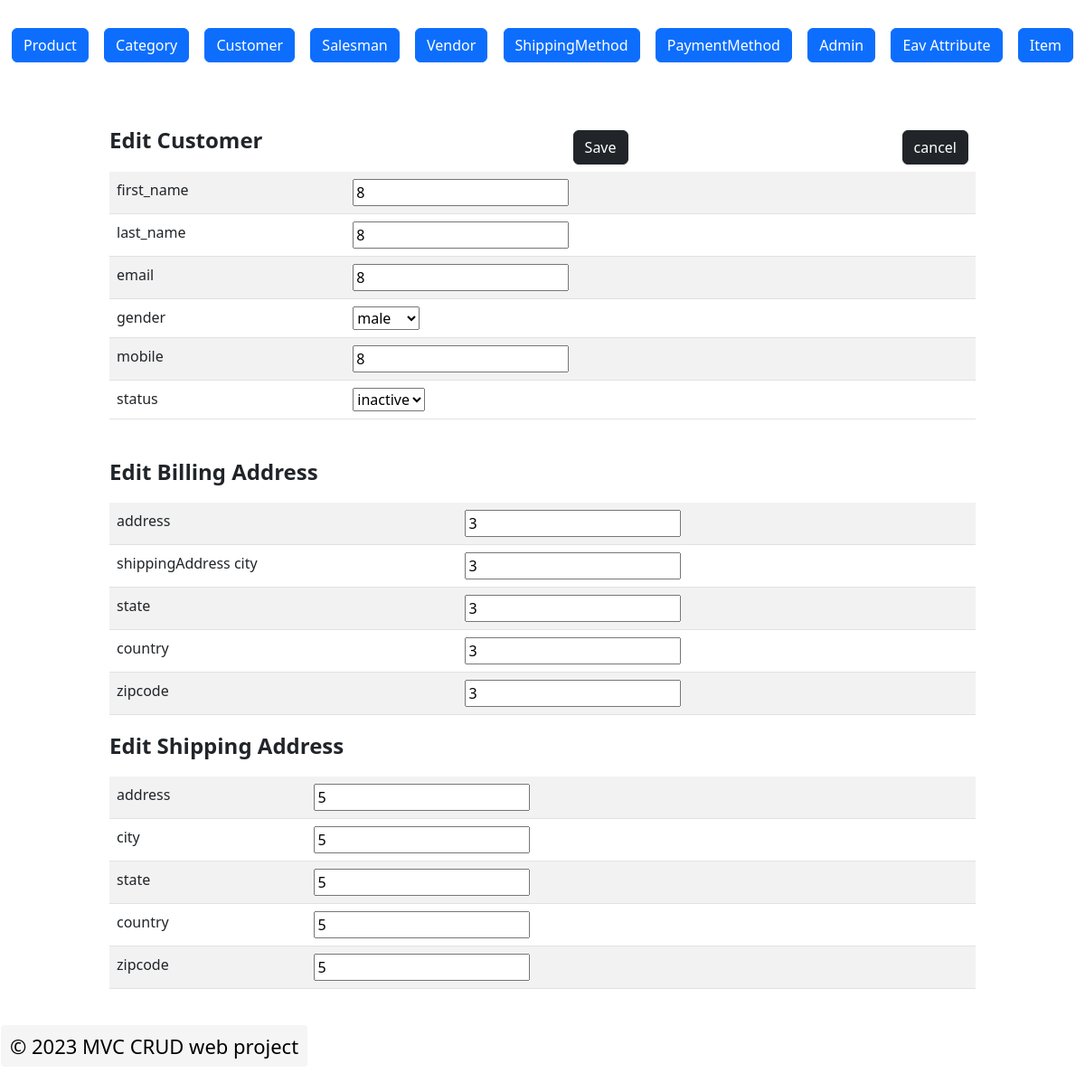
The page /index.php?c=customer&a=edit&customer_id=24 on the database its author committed.
### tables this page shows
CREATE TABLE `customer` (
  `customer_id` int(11) NOT NULL,
  `billing_address_id` int(11) DEFAULT NULL,
  `shipping_address_id` int(11) DEFAULT NULL,
  `first_name` varchar(255) NOT NULL,
  `last_name` varchar(255) NOT NULL,
  `email` varchar(255) NOT NULL,
  `gender` enum('male','female') NOT NULL,
  `mobile` int(10) NOT NULL,
  `status` tinyint(4) NOT NULL,
  `created_at` datetime DEFAULT NULL,
  `updated_at` datetime DEFAULT NULL
);

CREATE TABLE `customer_address` (
  `address_id` int(11) NOT NULL,
  `customer_id` int(11) NOT NULL,
  `address` varchar(11) NOT NULL,
  `city` varchar(11) NOT NULL,
  `state` varchar(11) NOT NULL,
  `country` varchar(11) NOT NULL,
  `zipcode` varchar(11) NOT NULL
);

### Block/Core/Template.php (called while the page is built, shortened)
<?php
class Block_Core_Template extends Model_Core_View
{
	protected $children = [];
	public function getChildren()
	{
		return $this->children;
	}
	public function addChild($key, $value)
	{
		$this->children[$key] = $value;
		return $this;
	}
}

### Model/Core/View.php (called while the page is built, shortened)
<?php
class Model_Core_View
{
	protected $template = null;
	protected $data = [];
	public function setTemplate($template)
	{
		$this->template = $template;
		return $this;
	}
	public function getTemplate()
	{
		return $this->template;
	}
	public function setData($data)
	{
		$this->data = $data;
		return $this;
	}
	public function getData($key = null)
	{
		if (array_key_exists($key, $this->data)) {
			return $this->data[$key];
		}
		return null;
	}
	public function render()
	{
		require "View" . DS . $this->getTemplate();
	}
	public function getUrl($action = null, $controller = null, $param = [], $reset = false)
	{
		return Ccc::getModel('Core_Url')->getUrl($action, $controller, $param, $reset);
	}
}

### Controller/Customer.php (called while the page is built, shortened)
<?php
class Controller_Customer extends Controller_Core_Action
{
	public function editAction()
	{
		try {
			$customerId = (int) Ccc::getModel('Core_Request')->getParam('customer_id');
			$layout = $this->getLayout();
			$customer = Ccc::getModel('customer')->load($customerId);
			$billingAddress = Ccc::getModel('Customer_Address')->load($customer->billing_address_id);
			$shippingAddress = Ccc::getModel('Customer_Address')->load($customer->shipping_address_id);
			$edit = $layout->createBlock('customer_Edit')->setData(['customer'=>$customer, 'billingAddress' => $billingAddress, 'shippingAddress' => $shippingAddress]);
			$layout->getChild('content')->addChild('edit',$edit);
			$layout->render();
		} catch (Exception $e) {
			Ccc::getModel('Core_View')->getMessage()->addMessages($e->getMessage(),Model_Core_Message::FAILURE);
		}
	}
}
?>

### index.php (called while the page is built, shortened)
<?php
spl_autoload_register(function ($className) {
    $classPath = str_replace('_', '/', $className);
});
class Ccc
{
	public static function init()
	{
		$front = new Controller_Core_Front();
		$front->init();
	}
	public static function getModel($className)
	{
		return new $className();
	}
}
Ccc::init();
?>

### Block/Customer/Edit.php (called while the page is built, shortened)
<?php
class Block_Customer_Edit extends Block_Core_Template
{
	public function getCustomer()
	{
		$customer = $this->getData('customer');
		$billingAddress = $this->getData('billingAddress');
		$shippingAddress = $this->getData('shippingAddress');
		$final = [$customer, $billingAddress, $shippingAddress];
		return $final;
	}
	public function getBillingAddress()
    {
		$billingAddressId = $this->getData('customer')->billing_address_id;
		$address = Ccc::getModel('Customer_Address');
        $sql = "SELECT * FROM `{$address->getResourceName()}` WHERE `{$address->getPrimaryKey()}` = '{$billingAddressId}'";
        $billingAddress = $address->fetchRow($sql);
        return $billingAddress;
    }
    public function getShippingAddress()
    {
		$shippingAddressId = $this->getData('customer')->shipping_address_id;
        $address = Ccc::getModel('Customer_Address');
        $sql = "SELECT * FROM `{$address->getResourceName()}` WHERE `{$address->getPrimaryKey()}` = '{$shippingAddressId}'";
        $shippingAddress = $address->fetchRow($sql);
        return $shippingAddress;
    }
}

### Model/Core/Table.php (called while the page is built, shortened)
<?php
class Model_Core_Table
{
	protected $data = [];
	protected $resource = null;
	public function setResource($resource)
	{
		$this->resource = $resource;
		return $this;
	}
	public function getResource()
	{
		if ($this->resource) {
			return $this->resource;
		}
		$resource = new ($this->resourceClass)();
		return $resource;
	}
	public function getId()
	{
		$primaryKey = $this->getResource()->getPrimaryKey();
		return $this->$primaryKey;
	}
	public function getResourceName()
	{
		return $this->getResource()->getResourceName();
	}
	public function getPrimaryKey()
	{
		return $this->getResource()->getPrimaryKey();
	}
	public function __get($key)
	{
		return $this->data[$key];
	}
	public function load($id, $column = null)
	{
		if (!$column) {
			$column = $this->getPrimaryKey();
		}
		$query = "SELECT * FROM `{$this->getResourceName()}` WHERE `{$column}` = {$id}";
		$result = $this->getResource()->fetchRow($query);
		if ($result) {
			$this->data = $result;
		}
		return $this;
	}
	public function fetchRow($query)
	{
		$result = $this->getResource()->fetchRow($query);
		if ($result) {
			$this->data = $result ;
			return $this;
		}
		return false;
	}
}
?>

### Model/Core/Table/Resource.php (called while the page is built, shortened)
<?php
class Model_Core_Table_Resource
{
	protected $resourceName = null;
	protected $primaryKey = null;
	public function getAdapter()
	{
		$adapter = new Model_Core_Adapter();
		return $adapter;
	}
	public function setResourceName($resourceName)
	{
		$this->resourceName = $resourceName;
		return $this;
	}
	public function getResourceName()
	{
		return $this->resourceName;
	}
	public function setPrimaryKey($primaryKey)
	{
		$this->primaryKey = $primaryKey;
		return $this;
	}
	public function getPrimaryKey()
	{
		return $this->primaryKey;
	}
	public function fetchRow($query)
	{
		return $this->getAdapter()->fetchRow($query);
	}
}
?>

### Model/Core/Adapter.php (called while the page is built, shortened)
	<?php
class Model_Core_Adapter {
	public $config = [
		'host' => 'localhost',
		'username'=>'root',
		'password' => '',
		'dbname' => 'newmvc-hirenasodiya'
	];
	public function connect()
	{
		$connect = mysqli_connect(
		$this->config['host'],
		$this->config['username'],
		$this->config['password'],
		$this->config['dbname']);
		return $connect;
	}
	public function fetchRow($query)
	{
		$connect = $this->connect();
		$result = mysqli_query($connect,$query);
		if($result->num_rows > 0)
		{
			return $result->fetch_assoc();
		}
		return false;
	}
}
?>

### Model/Core/Url.php (called while the page is built)
<?php
require_once'Model/Core/Request.php';
class Model_Core_Url
{
	public function getUrl($action = null, $controller = null, $param = [], $reset = false)
	{
		$result = new Model_Core_Request();
		$final = $result->getParam();
		if ($reset) {
			$final = [];
		}
		if ($controller) {
			$final['c'] = $controller;
		}
		else{
			$final['c'] = $result->getControllerName();
		}
		if ($action) {
			$final['a'] = $action;
		}
		else{
			$final['a'] = $result->getActionName();
		}
		if ($param) {
			$final = array_merge($final, $param);
		}
		$queryString = http_build_query($final);
		$requesturl = trim($_SERVER['REQUEST_URI'], $_SERVER['QUERY_STRING']);
		return $url = $_SERVER['REQUEST_SCHEME'].'://'.$_SERVER['HTTP_HOST'].$requesturl.$queryString;
	}
}
?>

### Model/Core/Request.php (called while the page is built, shortened)
<?php
class Model_Core_Request
{
	public function getParam($key = null , $value = null)
	{
		if($key == 	null)
		{
			return $_GET;
		}
		if(array_key_exists($key, $_GET))
		{
			return $_GET[$key];
		}
		return $value;
	}
}
?>

### Model/Customer/Resource.php (called while the page is built, shortened)
<?php
class Model_Customer_Resource extends Model_Core_Table_Resource
{
	public function getStatusOptions()
	{
		return [
			Model_Customer::STATUS_ACTIVE => Model_Customer::STATUS_ACTIVE_LBL,
			Model_Customer::STATUS_INACTIVE => Model_Customer::STATUS_INACTIVE_LBL
		];
	}
}

### Model/Customer.php (called while the page is built, shortened)
<?php
class Model_Customer extends Model_Core_Table
{
    public function getStatus()
    {
        if ($this->status) {
            return $this->status;
        }
        return self::STATUS_DEFAULT;
    }
}
?>

### View/customer/edit.phtml (the view, shortened to what this page needs)
<?php
$final = $this->getCustomer();
$customer = $final[0];
$billingAddress = $this->getBillingAddress();
$shippingAddress = $this->getShippingAddress();
?>
<form action="<?php echo $this->getUrl('save','customer', ['customer_id' => $customer->getId()]);?>" method="post">
<div class="d-flex align-items-center justify-content-sm-between">
		<p class="fw-bolder fs-4">Edit Customer</p>
			<button class="btn btn-dark ms-5">Save</button>
			<div class="m-2 mx-2"><a class="btn btn-dark pull-right" href="<?php echo $this->getUrl('grid','customer', [], true);?>">cancel</a></div>
		</div>
<table class="table table-striped">
	<tr>
		<td>
			<label>first_name</label>
		</td>
		<td>
			<input type="text" name="customer[first_name]" value="<?php echo $customer->first_name ?>">
		</td>
	</tr>
	<tr>
		<td>
			<label>last_name</label>
		</td>
		<td>
			<input type="text" name="customer[last_name]" value="<?php echo $customer->last_name ?>">
		</td>
	</tr>
	<tr>
		<td>
			<label>email</label>
		</td>
		<td>
			<input type="text" name="customer[email]" value="<?php echo $customer->email ?>">
		</td>
	</tr>
	<tr>
		<td>
			<label>gender</label>
		</td>
		<td>
			<select name="customer[gender]" >
				<option value="male" <?php if ($customer->gender === 'male'){
													echo "selected";}
												?>>male</option>
			</select>
		</td>
	</tr>
	<tr>
		<td>
			<label>mobile</label>
		</td>
		<td>
			<input type="text" name="customer[mobile]" value="<?php echo $customer->mobile ?>">
		</td>
	</tr>
	<tr>
		<td>
			<label>status</label>
		</td>
		<td>
			<select name="customer[status]" >
				<?php foreach($customer->getResource()->getStatusOptions() as $key => $value): ?>
				<?php $selected = ($key == $customer->getStatus()) ? 'selected' : ''; ?>
				<option value="<?php echo $key; ?>" <?php echo $selected ;?>> <?php echo $value;?>
				 </option>
				<?php endforeach; ?>
			</select>
		</td>
	</tr>
</table>
<br>
<p class="fw-bolder fs-4">Edit Billing Address</p>
<table class="table table-striped">
	<tr>
		<td>
			<label>address</label>
		</td>
		<td>
			<input type="text" name="billingAddress[address]" value="<?php echo $billingAddress->address;?>">
		</td>
	</tr>
	<tr>
		<td>shippingAddress
			<label>city</label>
		</td>
		<td>
			<input type="text" name="billingAddress[city]" value="<?php echo $billingAddress->city; ?>">
		</td>
	</tr>
	<tr>
		<td>
			<label>state</label>
		</td>
		<td>
			<input type="text" name="billingAddress[state]" value="<?php echo $billingAddress->state; ?>">
		</td>
	</tr>
	<tr>
		<td>
			<label>country</label>
		</td>
		<td>
			<input type="text" name="billingAddress[country]" value="<?php echo $billingAddress->country; ?>">
		</td>
	</tr>
   	<tr>
		<td>
			<label>zipcode</label>
		</td>
		<td>
			<input type="text" name="billingAddress[zipcode]" value="<?php echo $billingAddress->zipcode; ?>">
		</td>
	</tr>
</table>
<p class="fw-bolder fs-4">Edit Shipping Address</p>
<table class="table table-striped">
	<tr>
		<td>
			<label>address</label>
		</td>
		<td>
			<input type="text" name="shippingAddress[address]" value="<?php echo $shippingAddress->address;?>">
		</td>
	</tr>
	<tr>
		<td>
			<label>city</label>
		</td>
		<td>
			<input type="text" name="shippingAddress[city]" value="<?php echo $shippingAddress->city; ?>">
		</td>
	</tr>
	<tr>
		<td>
			<label>state</label>
		</td>
		<td>
			<input type="text" name="shippingAddress[state]" value="<?php echo $shippingAddress->state; ?>">
		</td>
	</tr>
	<tr>
		<td>
			<label>country</label>
		</td>
		<td>
			<input type="text" name="shippingAddress[country]" value="<?php echo $shippingAddress->country; ?>">
   	<tr>
		<td>
			<label>zipcode</label>
		</td>
		<td>
			<input type="text" name="shippingAddress[zipcode]" value="<?php echo $shippingAddress->zipcode; ?>">
		</td>
	</tr>
</table>
</form>

### View/html/content.phtml
<?php
$children = $this->getChildren();
foreach ($children as $child) {
	$child->render();
}
?>

### rows shown on the page
customer: first_name "8", last_name "8", email "8", gender "male", mobile "8"
customer_address: address "3", city "3", state "3", country "3", zipcode "3"
customer_address: address "5", city "5", state "5", country "5", zipcode "5"

### other values the page prints
form field value "inactive"
